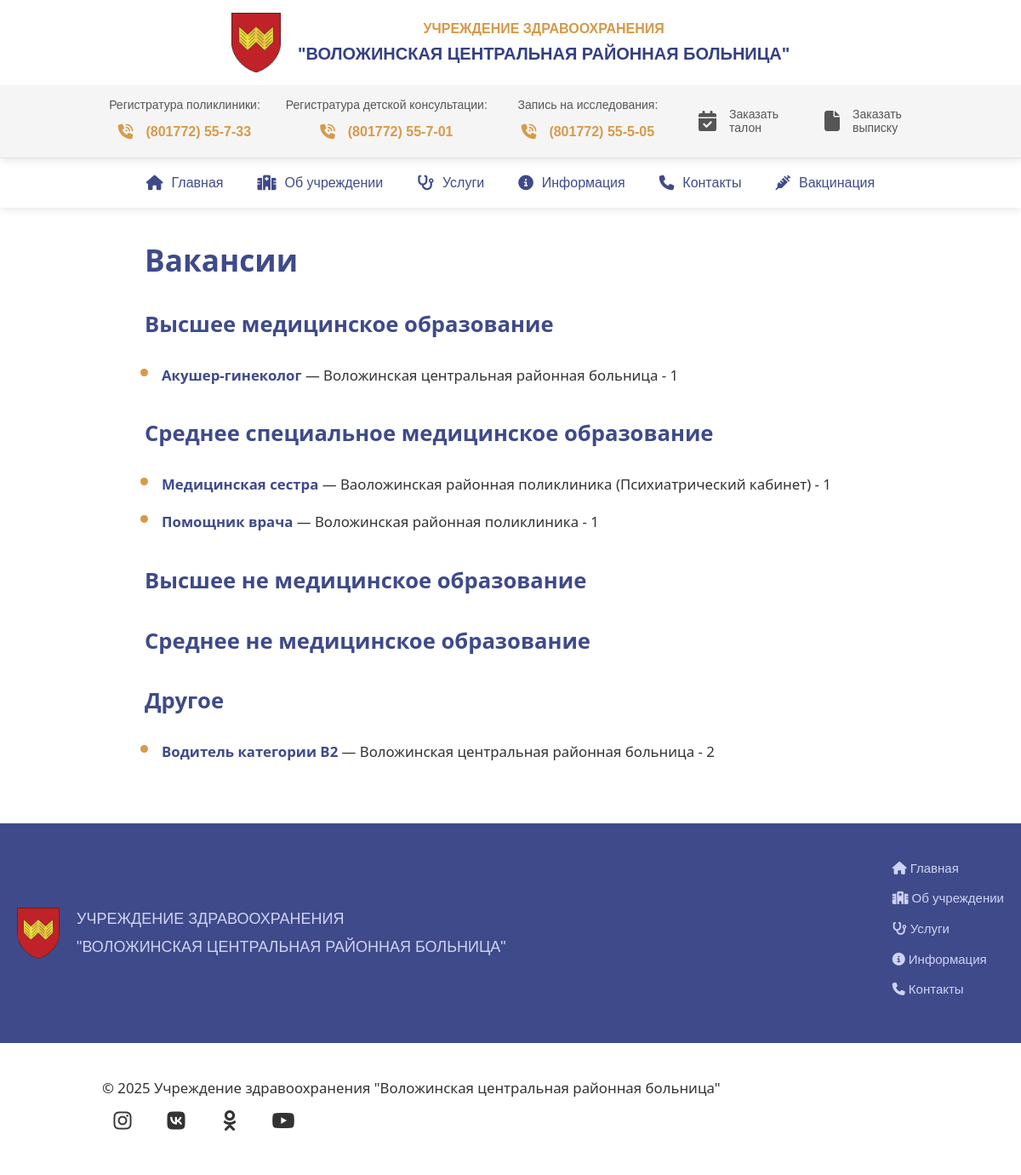
Page /vacancies/ on the committed database.
### vacancies/models.py (models this page shows, shortened)
class Vacancy(models.Model):
    CATEGORY_CHOICES = [
        ('high_med_education', 'Высшее медицинское образование'),
        ('secondary_med_education', 'Среднее специальное медицинское образование'),
        ('high_education', 'Высшее не медицинское образование'),
        ('secondary_education', 'Среднее не медицинское образование'),
        ('other', 'Другое'),
    ]
    title = models.CharField(max_length=255)
    position = models.TextField(blank=True)
    is_active = models.BooleanField(default=True)
    category = models.CharField(
        max_length=30, choices=CATEGORY_CHOICES, default='secondary_med_education')
    class Meta:
        verbose_name = 'Вакансия'
        verbose_name_plural = 'Вакансии'

### vacancies/views.py (the view)
# urls.py: path('', vacancies_list, name='vacancies'),
def vacancies_list(request):
    category_order = [
        'high_med_education',
        'secondary_med_education',
        'high_education',
        'secondary_education',
        'other',
    ]
    category_labels = dict(Vacancy.CATEGORY_CHOICES)
    grouped_vacancies = []
    for cat_value in category_order:
        cat_label = category_labels.get(cat_value, cat_value)
        vacancies = Vacancy.objects.filter(
            category=cat_value,
            is_active=True
        ).order_by('title')
        grouped_vacancies.append({
            'category_label': cat_label,
            'vacancies': vacancies
        })
    context = {
        'grouped_vacancies': grouped_vacancies
    }
    return render(request, 'vacancies/vacancies.html', context)

### vacancies/templates/vacancies/vacancies.html (shortened to what this page needs)
{% extends 'main/layout.html' %}
{% load static %}
{% block content %}
<link rel="stylesheet" href="{% static 'main/css/specialists.css' %}">
<link rel="stylesheet" href="{% static 'main/css/about.css' %}">
<div class="about-container">
<h1>Вакансии</h1>
{% for group in grouped_vacancies %}
    <h2>{{ group.category_label }}</h2>
    <ul>
        {% for vacancy in group.vacancies %}
            <li>
                <strong>{{ vacancy.title }}</strong>
                {% if vacancy.position %}
                    — {{ vacancy.position }}
                {% endif %}
            </li>
        {% endfor %}
    </ul>
{% empty %}
    <p>Нет доступных вакансий.</p>
{% endfor %}
  </div>
{% endblock %}

### main/static/main/css/layout.css (style rules this page uses)
body { margin: 0; padding: 0; font-family: 'Arial', sans-serif; color: #333; line-height: 1.6; }

### main/static/main/css/about.css (style rules this page uses)
.about-container { max-width: 900px; margin: 0 auto; padding: 40px 20px; font-family: "Segoe UI", Tahoma, Geneva, Verdana, sans-serif; font-size: 1.05rem; line-height: 1.6; color: #333; background-color: #fff; text-align: justify; }
.about-container::after { content: ""; display: table; clear: both; }
.about-container strong { color: #3F4A8A; }
.about-container h1 { font-size: 2.2rem; font-weight: bold; margin-bottom: 30px; text-align: left; color: #3F4A8A; }
.about-container h2 { font-size: 1.6rem; font-weight: 600; margin-top: 40px; margin-bottom: 20px; color: #3F4A8A; }
.about-container ul { list-style-type: disc; padding-left: 20px; margin-bottom: 30px; color: #333; }
.about-container ul li { margin-bottom: 6px; }
.about-container ul li::marker { color: #D79A4A; font-weight: bold; font-size: 1.5em; }

### rows in the picture
Vacancy: title "Акушер-гинеколог", position "Воложинская центральная районная больница - 1"
Vacancy: title "Медицинская сестра", position "Ваоложинская районная поликлиника (Психиатрический кабинет) - 1"
Vacancy: title "Помощник врача", position "Воложинская районная поликлиника - 1"
Vacancy: title "Водитель категории B2", position "Воложинская центральная районная больница - 2"

### other values in the picture
{{ group.category_label }} "Высшее медицинское образование" "Среднее специальное медицинское образование" "Высшее не медицинское образование" "Среднее не медицинское образование" "Другое"
